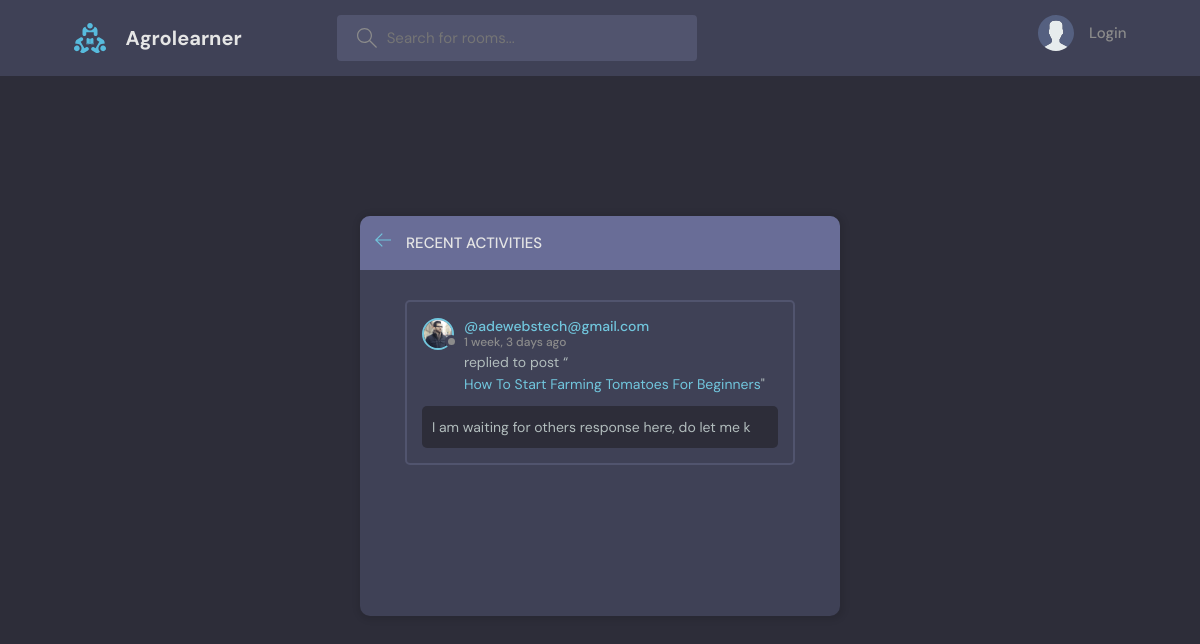
/mactivity/, run on the app's committed database.
### elearning/models.py (models this page shows)
class Message(models.Model):
    user = models.ForeignKey(ForalUser, on_delete=models.CASCADE)
    room = models.ForeignKey(Room, on_delete=models.CASCADE)
    body = models.TextField()
    updated = models.DateTimeField(auto_now_add=True)
    created = models.DateTimeField(auto_now=True)
    class Meta:
        ordering = ['-updated', '-created']
    def __str__(self):
        return self.body[0:50]

class ForalUser(AbstractUser):
    name = models.CharField(max_length=200, null=True)
    email = models.EmailField(unique=True, null=True)
    Bio = models.TextField(null=True)
    avatar = models.ImageField(null=True, default="avatar.svg")
    USERNAME_FIELD = 'email'
    REQUIRED_FIELDS = []

class Room(models.Model):
    hostname = models.ForeignKey(ForalUser, on_delete=models.CASCADE, null=True)
    topic = models.ForeignKey(Topic, on_delete=models.SET_NULL, null=True)
    name = models.CharField(max_length=200)
    description = models.TextField(null=True, blank=True)
    participant = models.ManyToManyField(ForalUser, related_name='participants', blank=True)
    updated= models.DateTimeField(auto_now=True)
    created = models.DateTimeField(auto_now_add=True)
    class Meta:
        ordering = ['-updated', '-created']
    def __str__(self):
        return self.name

### elearning/views.py (the view)
# urls.py: path('mactivity/', views.mobileactivity, name='mactivity'),
def mobileactivity(request):
    url_query = request.GET.get('q') if request.GET.get('q') != None else ''
    room = Room.objects.filter(Q(topic__name__icontains=url_query) |
                               Q(name__icontains=url_query) |
                               Q(description__icontains=url_query))
    recentactivity = Message.objects.filter(Q(room__topic__name__icontains=url_query))
    topics = Topic.objects.all()[0:5]
    room_count = room.count()
    return render(request, 'elearning/mobileactivity.html',
                  {'room': room, 'topics': topics,
                   'total_room': room_count, 'activity': recentactivity})

### elearning/templates/elearning/mobileactivity.html (shortened to what this page needs)
{% extends 'main.html' %}
{% block body %}
<main class="layout">
      <div class="container">
        <div class="layout__box">
          <div class="layout__boxHeader">
            <div class="layout__boxTitle">
              <a href="{% url 'homepage' %}">
                <svg version="1.1" xmlns="http://www.w3.org/2000/svg" width="32" height="32" viewBox="0 0 32 32">
                  <title>arrow-left</title>
                  <path
                    d="M13.723 2.286l-13.723 13.714 13.719 13.714 1.616-1.611-10.96-10.96h27.625v-2.286h-27.625l10.965-10.965-1.616-1.607z"
                  ></path>
                </svg>
              </a>
              <h3>Recent Activities</h3>
            </div>
          </div>
  {% for items in activity %}
          <div class="activities-page layout__body">
            <div class="activities__box">
              <div class="activities__boxHeader roomListRoom__header">
                <a href="{% url 'profile' items.user.id %}" class="roomListRoom__author">
                  <div class="avatar avatar--small">
                    <img src="{{items.user.avatar.url}}" />
                  </div>
                  <p>
                    @{{items.user}}
                    <span>{{items.created|timesince}} ago</span>
                  </p>
                </a>
              </div>
              <div class="activities__boxContent">
                <p>replied to post “<a href="{% url 'room' items.room.id %}">{{items.room}}</a>"</p>
                <div class="activities__boxRoomContent">
                  {{items}}
                </div>
              </div>
            </div>
          </div>
            {% endfor %}
        </div>
      </div>
    </main>
{% endblock %}

### static/styles/style.css (style rules this page uses)
:root { --color-main: #71c6dd; --color-main-light: #e1f6fb; --color-dark: #3f4156; --color-dark-medium: #51546e; --color-dark-light: #696d97; --color-light: #e5e5e5; --color-gray: #8b8b8b; --color-light-gray: #b2bdbd; --color-bg: #2d2d39; --color-success: #5dd693; --color-error: #fc4b0b; }
* { font-family: "DM Sans", -apple-system, BlinkMacSystemFont, "Segoe UI", Roboto, Oxygen, Ubuntu, Cantarell, "Open Sans", "Helvetica Neue", sans-serif; margin: 0; padding: 0; box-sizing: border-box; text-rendering: optimizeLegibility; font-size: inherit; }
html { font-size: 56.25%; }
@media only screen and (min-width: 1200px) { html { font-size: 62.5%; } }
body { line-height: 1.6; font-weight: 400; font-size: 1.5rem; color: var(--color-light-gray); background-color: var(--color-bg); min-height: 100vh; }
img { width: 100%; }
a { display: inline-block; color: var(--color-main); text-decoration: none; }
.container { max-width: 120rem; width: 90%; margin: auto; }
.avatar { position: relative; display: inline-block; border-radius: 50%; border: 2px solid var(--color-main); }
.avatar img { display: block; border-radius: 50%; object-fit: cover; object-position: center; }
.avatar::after { content: ""; display: block; position: absolute; background-color: var(--color-gray); z-index: 111; border-radius: 50%; border: 0.3rem solid var(--color-dark); }
.avatar.avatar--small img { width: 2.8rem; height: 2.8rem; }
.avatar.avatar--small:after { width: 0.7rem; height: 0.7rem; bottom: 0px; right: -6px; }
.layout { margin-top: 2.4rem; }
.layout > .container { display: flex; justify-content: space-between; align-items: flex-start; }
.layout__box { width: 90%; max-width: 48rem; min-height: 40rem; position: absolute; top: 50%; left: 50%; transform: translate(-50%, -46%); background-color: var(--color-dark); border-radius: 1rem; box-shadow: 1px 1px 6px 3px rgba(0, 0, 0, 0.1); overflow: hidden; }
.layout__boxHeader { display: flex; padding: 1.5rem; background-color: var(--color-dark-light); }
.layout__boxTitle { display: flex; gap: 1.5rem; align-items: center; }
.layout__boxTitle h3 { text-transform: uppercase; font-weight: 500; color: var(--color-light); }
.layout__boxTitle svg { width: 1.6rem; height: 1.6rem; fill: var(--color-main); }
.layout__body { margin: 3rem; }
.roomListRoom__header { display: flex; justify-content: space-between; align-items: center; }
.roomListRoom__author { font-weight: 500; display: flex; align-items: center; gap: 1rem; }
.activities__box { margin: 1.5rem; padding: 1.5rem; border: 2px solid var(--color-dark-medium); border-radius: 5px; }
.activities__boxHeader p { font-size: 1.4rem; line-height: 1.3; }
.activities__boxHeader p span { color: var(--color-gray); font-size: 1.2rem; display: block; }
.activities__boxContent { margin-left: 4.2rem; }
.activities__boxContent { font-size: 1.4rem; }
.activities__boxRoomContent { background: var(--color-bg); padding: 1rem; border-radius: 5px; margin-top: 1rem; margin-left: -4.2rem; }

### data on the page
Message: user.avatar (picture), user "adewebstech@gmail.com", created "1 week, 3 days", room "How To Start Farming Tomatoes For Beginners", body "I am waiting for others response here, do let me k"
